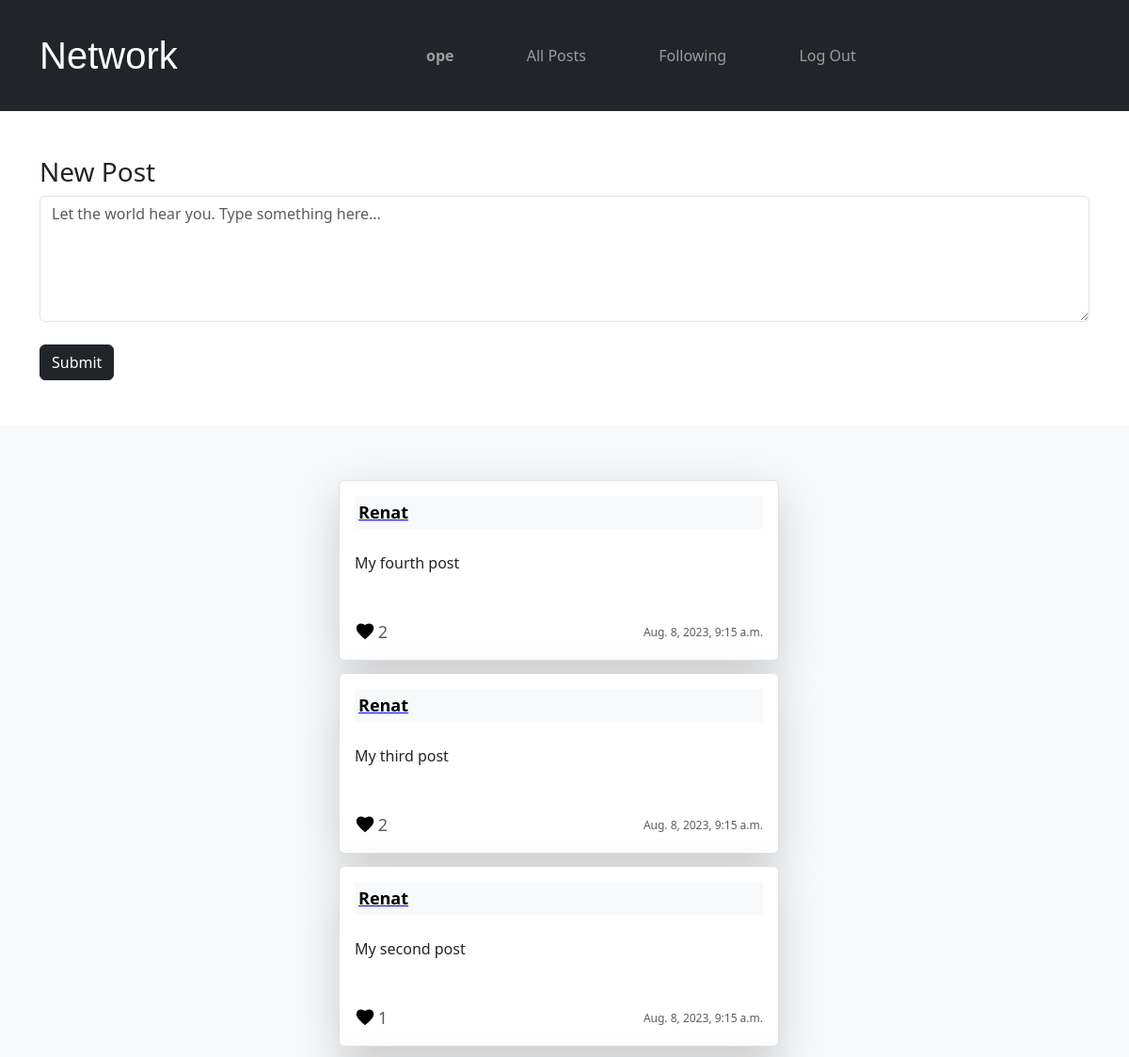
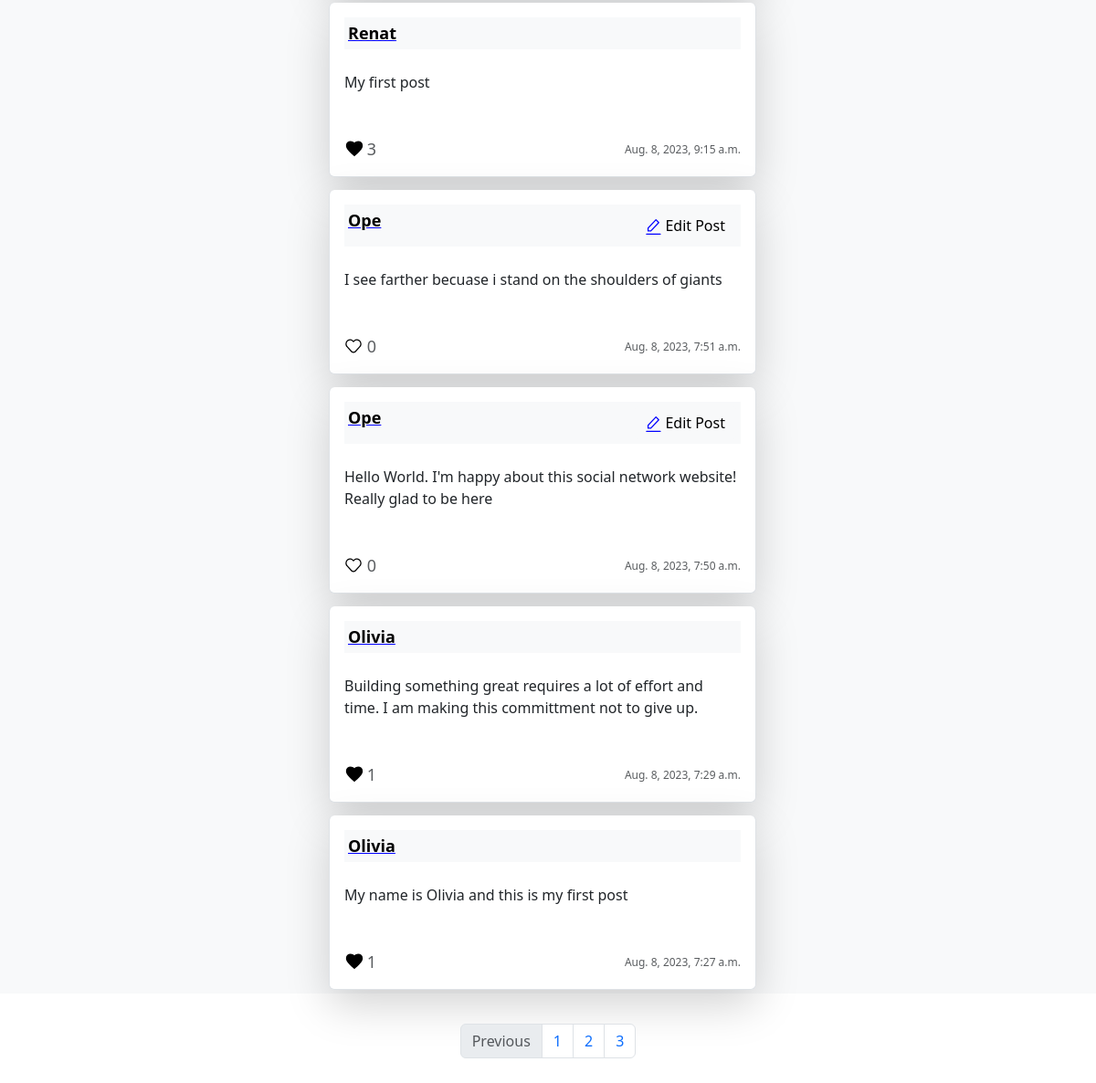
The page /?page=3 (signed in) on the database its author committed (2 pictures, top to bottom).
### network/models.py (models this page shows, shortened)
class User(AbstractUser):
    pass

class Post(models.Model):
    owner = models.ForeignKey(User, on_delete=models.CASCADE, related_name='postowner')
    timestamp = models.DateTimeField(auto_now_add=True, null=True)
    content = models.TextField()

### network/views.py (the view)
# urls.py: path("", views.index, name="index"),
def index(request):
    allPosts = Post.objects.annotate(number_of_likes=Count('likedpost')).order_by('-id')
    paginator = Paginator(allPosts, 10)
    page_number = request.GET.get('page')
    page_obj = paginator.get_page(page_number)
    allLikes = Like.objects.all()
    allPostsLiked = []
    try:
        for like in allLikes:
            if like.user.id == request.user.id:
                allPostsLiked.append(like.post.id)
    except:
        allPostsLiked = []
    if request.user.is_authenticated:
        if request.method == 'POST':
            content = request.POST["newpost"]
            Post.objects.create(owner=request.user, content=content)
            return render(request, "network/index.html", {
                "allPosts": allPosts,
                "page_obj": page_obj,
            	"allPostsLiked": allPostsLiked
            })
    return render(request, "network/index.html", {
        "allPosts": allPosts,
        "page_obj": page_obj,
        "allPostsLiked": allPostsLiked
    })

### network/templates/network/index.html (shortened to what this page needs)
{% extends "network/layout.html" %}
{% load static %}
{% block body %}
    {% if user.is_authenticated %}
    <div class="mx-auto container mt-5 mb-5">
        <h3>New Post</h3>
        <form action="{% url 'index' %}" method="POST">
            <textarea class="rounded form-control" name="newpost" id="newpost" cols="100" rows="5" autofocus placeholder="Let the world hear you. Type something here..."></textarea>
            <div>
                <button class="btn btn-dark mt-4">Submit</button>
            </div>
        </form>
    </div>
    {% endif %}
    <div class=" mx-auto mt-5 bg-light" style="max-width: 100%; height: fit-content;">
        <ul class="container  mt-5 pt-5 list-group" style="max-width: 40%;">
            {% for post in page_obj %}
                <li class="list-group-item shadow-lg p-3 mb-1 bg-white rounded">
                    <div class="container bg-light p-1 d-flex justify-content-between">
                        <a href="{% url 'userprofile' post.owner.id %}" class="username"><strong>{{post.owner.username|title}}</strong></a>
                        {% if user == post.owner %}
                        <button class="btn btn-light" data-bs-toggle="modal" data-bs-target="#editButton_{{post.id}}">
                            <span><img src="{% static 'images/editicon.svg' %}" /></span>
                            <span class="editText">Edit Post</span>
                        </button>
                        {% endif %}
                    </div>
                    <div class="contianer mt-4">
                        <p id="post_content_{{post.id}}">{{post.content}}</p>
                    </div>
                    <div class="d-flex flex-row justify-content-between mt-5">
                        {% if user.is_authenticated %}
                            <div class="d-flex flex-row align-items-center justify-content-between text-muted" style="width: 35px;">
                                {% if post.id in allPostsLiked %}
                                <span class="unlike" style="cursor: pointer;" id="like_{{post.id}}" onclick="handleImageLikeUnlike({{post.id}}, {{allPostsLiked}})"></span>
                                {% else %}
                                <span class="like" style="cursor: pointer;" id="like_{{post.id}}" onclick="handleImageLikeUnlike({{post.id}}, {{allPostsLiked}})"></span>
                                {% endif %}
                                <span id="likeSpan">
                                    <span id="numOfLikes_{{post.id}}" class="font-weight-light " style="font-size: 18px" ;>
                                        {{post.number_of_likes}}
                                    </span>
                                </span>
                            </div>
                        {% endif %}
                        <div>
                            <span class="font-weight-light text-muted" style="font-size: 12px;">{{post.timestamp}}</span>
                        </div>
                    </div>
                </li>
            {% endfor %}
        </ul>
    </div>
    <div class=" mx-auto d-flex justify-content-center pt-5 pb-5" style="display: block; width: 50%; height: 120px;">
        <nav aria-label="page pagination" class="d-flex justify-content-center align-items-center">
            <ul class="pagination mx-auto d-flex justify-content-center ">
                {% if page_obj.has_previous %}
                <li class="page-item disabled">
                    <a class="page-link" href="?page={{ page_obj.previous_page_number }}" tabindex="-1"
                        aria-disabled="true">Previous</a>
                </li>
                {% endif %}
                {% for page in page_obj.paginator.page_range %}
                <li class="page-item"><a class="page-link" href="?page={{page}}">{{page}}</a></li>
                {% endfor %}
            </ul>
        </nav>
    </div>
{% endblock %}

### network/templates/network/layout.html (shortened to what this page needs)
{% load static %}
<!DOCTYPE html>
<html lang="en">
    <head>
        {% load bootstrap5 %}
        {% bootstrap_css %}
        <link href="{% static 'network/styles.css' %}" rel="stylesheet">
    </head>
    <body>
        <nav class="navbar navbar-expand-lg navbar-dark bg-dark p-4">
            <div class="container">
            <a class="navbar-brand logo" href="{% url 'index' %}">Network</a>
            <div class="container-fluid" style="width: 50%;">
              <ul class="navbar-nav nav-fill">
                {% if user.is_authenticated %}
                    <li class="nav-item mr-3">
                        <a class="nav-link" href="{% url 'userprofile' user.id %}"><strong>{{ user.username }}</strong></a>
                    </li>
                {% endif %}
                <li class="nav-item">
                  <a class="nav-link" href="{% url 'index' %}">All Posts</a>
                </li>
                {% if user.is_authenticated %}
                    <li class="nav-item">
                        <a class="nav-link" href="{% url 'following' userid=user.id %}">Following</a>
                    </li>
                    <li class="nav-item">
                        <a class="nav-link" href="{% url 'logout' %}">Log Out</a>
                    </li>
                {% endif %}
              </ul>
            </div>
            </div>
          </nav>
        <div class="body">
            {% block body %}
            {% endblock %}
        </div>
    </body>
</html>

### network/static/network/styles.css (style rules this page uses)
.unlike { display: inline-block; background: url('/static/images/loved.svg') no-repeat center; background-size: contain; width: 22px; height: 22px; z-index: 10; animation: likepost 0.5s linear 0.1s ; }
.like { display: inline-block; background: url('/static/images/love.svg') no-repeat center; background-size: contain; width: 20px; height: 20px; z-index: 10; }
.logo { font-family: pacifico, sans-serif; font-size: 40px; }
.list-group-item { margin-top: 10px; }
.username { text-decoration-color: blue; color: black; font-size: 18px; }

### rows shown on the page
User: username "ope"
Post: owner.username "Renat", content "My fourth post", number_of_likes "2", timestamp "Aug. 8, 2023, 9:15 a.m."
Post: owner.username "Renat", content "My third post", number_of_likes "2", timestamp "Aug. 8, 2023, 9:15 a.m."
Post: owner.username "Renat", content "My second post", number_of_likes "1", timestamp "Aug. 8, 2023, 9:15 a.m."
Post: owner.username "Renat", content "My first post", number_of_likes "3", timestamp "Aug. 8, 2023, 9:15 a.m."
Post: owner.username "Ope", content "I see farther becuase i stand on the shoulders of giants", number_of_likes "0", timestamp "Aug. 8, 2023, 7:51 a.m."
Post: owner.username "Ope", content "Hello World. I'm happy about this social network website! Really glad to be here", number_of_likes "0", timestamp "Aug. 8, 2023, 7:50 a.m."
Post: owner.username "Olivia", content "Building something great requires a lot of effort and time. I am making this committment not to give up.", number_of_likes "1", timestamp "Aug. 8, 2023, 7:29 a.m."
Post: owner.username "Olivia", content "My name is Olivia and this is my first post", number_of_likes "1", timestamp "Aug. 8, 2023, 7:27 a.m."

### other values the page prints
{{ page }} "1" "2" "3"
